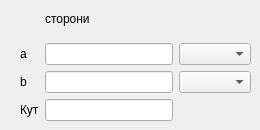
      <widget class="QWidget" name="two_side_angle">
       <widget class="QWidget" name="formLayoutWidget_2">
        <property name="geometry">
         <rect>
          <x>20</x>
          <y>0</y>
          <width>231</width>
          <height>121</height>
         </rect>
        </property>
        <layout class="QGridLayout" name="gridLayout_2">
         <item row="1" column="0">
          <widget class="QLabel" name="label_33">
           <property name="text">
            <string>a</string>
           </property>
          </widget>
         </item>
         <item row="0" column="1">
          <widget class="QLabel" name="label_32">
           <property name="text">
            <string>сторони</string>
           </property>
          </widget>
         </item>
         <item row="2" column="1">
          <widget class="QLineEdit" name="lineEdit_22"/>
         </item>
         <item row="1" column="2">
          <widget class="QComboBox" name="comboBox_4"/>
         </item>
         <item row="2" column="2">
          <widget class="QComboBox" name="comboBox_5"/>
         </item>
         <item row="2" column="0">
          <widget class="QLabel" name="label_34">
           <property name="text">
            <string>b</string>
           </property>
          </widget>
         </item>
         <item row="1" column="1">
          <widget class="QLineEdit" name="lineEdit_23"/>
         </item>
         <item row="3" column="1">
          <widget class="QLineEdit" name="lineEdit_25"/>
         </item>
         <item row="3" column="0">
          <widget class="QLabel" name="label_36">
           <property name="text">
            <string>Кут</string>
           </property>
          </widget>
         </item>
        </layout>
       </widget>
      </widget>
